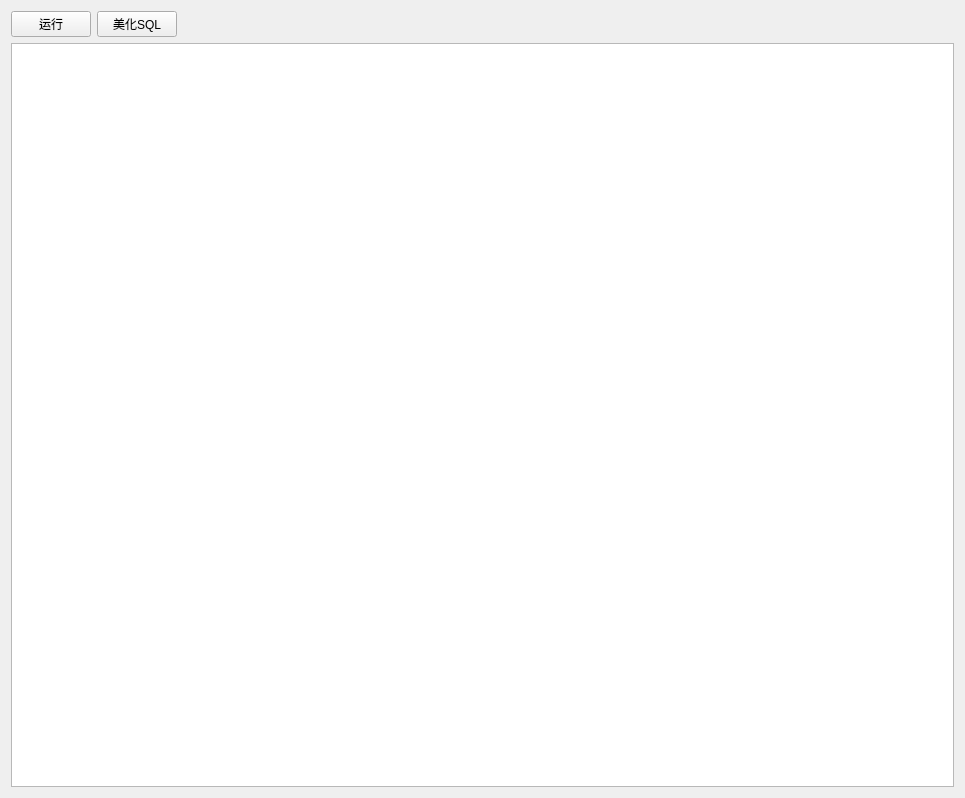
<?xml version="1.0" encoding="UTF-8"?>
<ui version="4.0">
 <class>sqlExec</class>
 <widget class="QWidget" name="sqlExec">
  <property name="geometry">
   <rect>
    <x>0</x>
    <y>0</y>
    <width>965</width>
    <height>798</height>
   </rect>
  </property>
  <property name="windowTitle">
   <string>Form</string>
  </property>
  <layout class="QGridLayout" name="gridLayout">
   <item row="0" column="0">
    <layout class="QVBoxLayout" name="verticalLayout">
     <item>
      <layout class="QHBoxLayout" name="horizontalLayout">
       <item>
        <widget class="QPushButton" name="run_btn">
         <property name="text">
          <string>运行</string>
         </property>
        </widget>
       </item>
       <item>
        <widget class="QPushButton" name="pretty_btn">
         <property name="text">
          <string>美化SQL</string>
         </property>
        </widget>
       </item>
       <item>
        <spacer name="horizontalSpacer">
         <property name="orientation">
          <enum>Qt::Horizontal</enum>
         </property>
         <property name="sizeHint" stdset="0">
          <size>
           <width>40</width>
           <height>20</height>
          </size>
         </property>
        </spacer>
       </item>
      </layout>
     </item>
     <item>
      <widget class="QCodeEditor" name="codeEditor"/>
     </item>
    </layout>
   </item>
  </layout>
 </widget>
 <customwidgets>
  <customwidget>
   <class>QCodeEditor</class>
   <extends>QPlainTextEdit</extends>
   <header>QCodeEditor</header>
  </customwidget>
 </customwidgets>
 <resources/>
 <connections/>
</ui>
